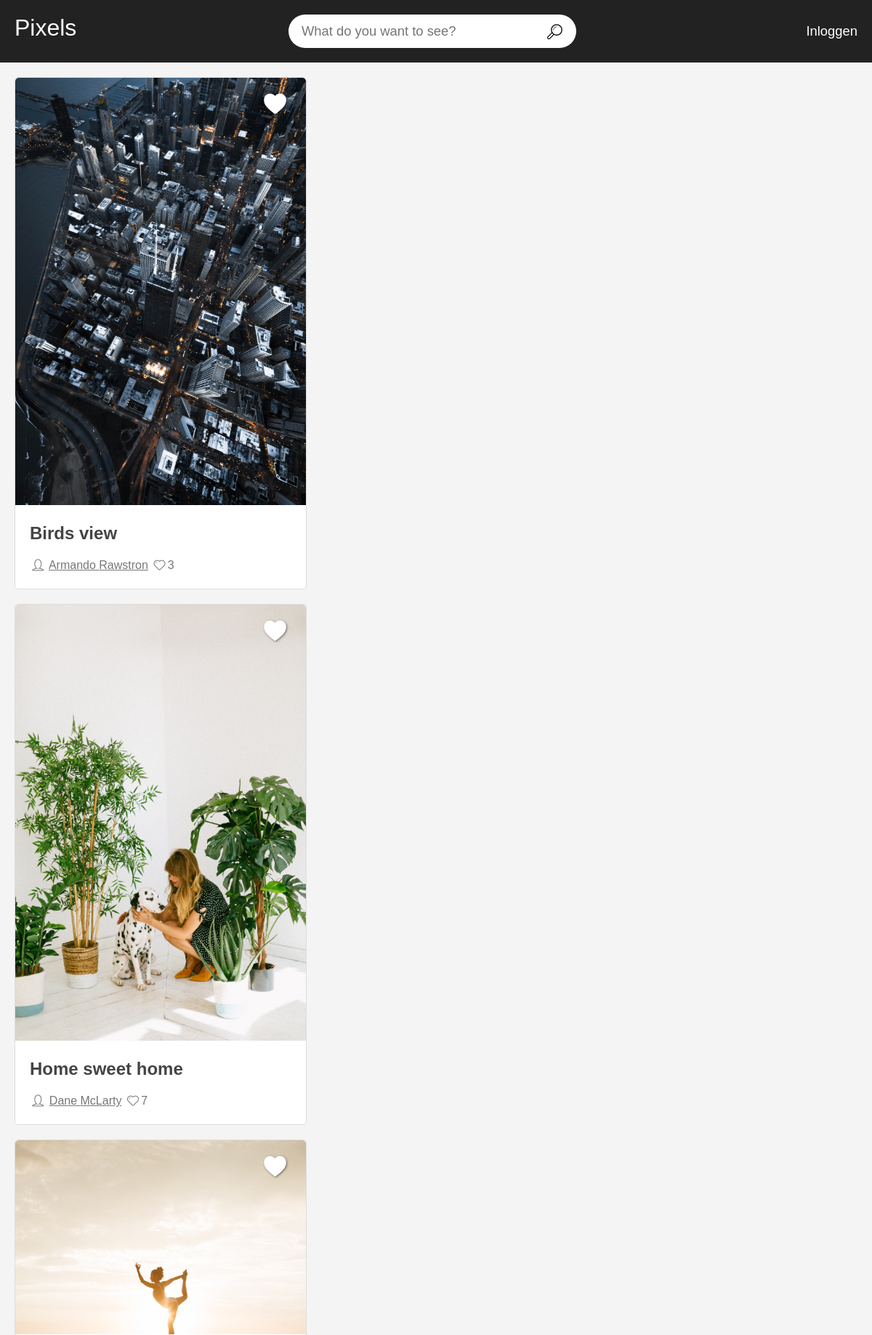
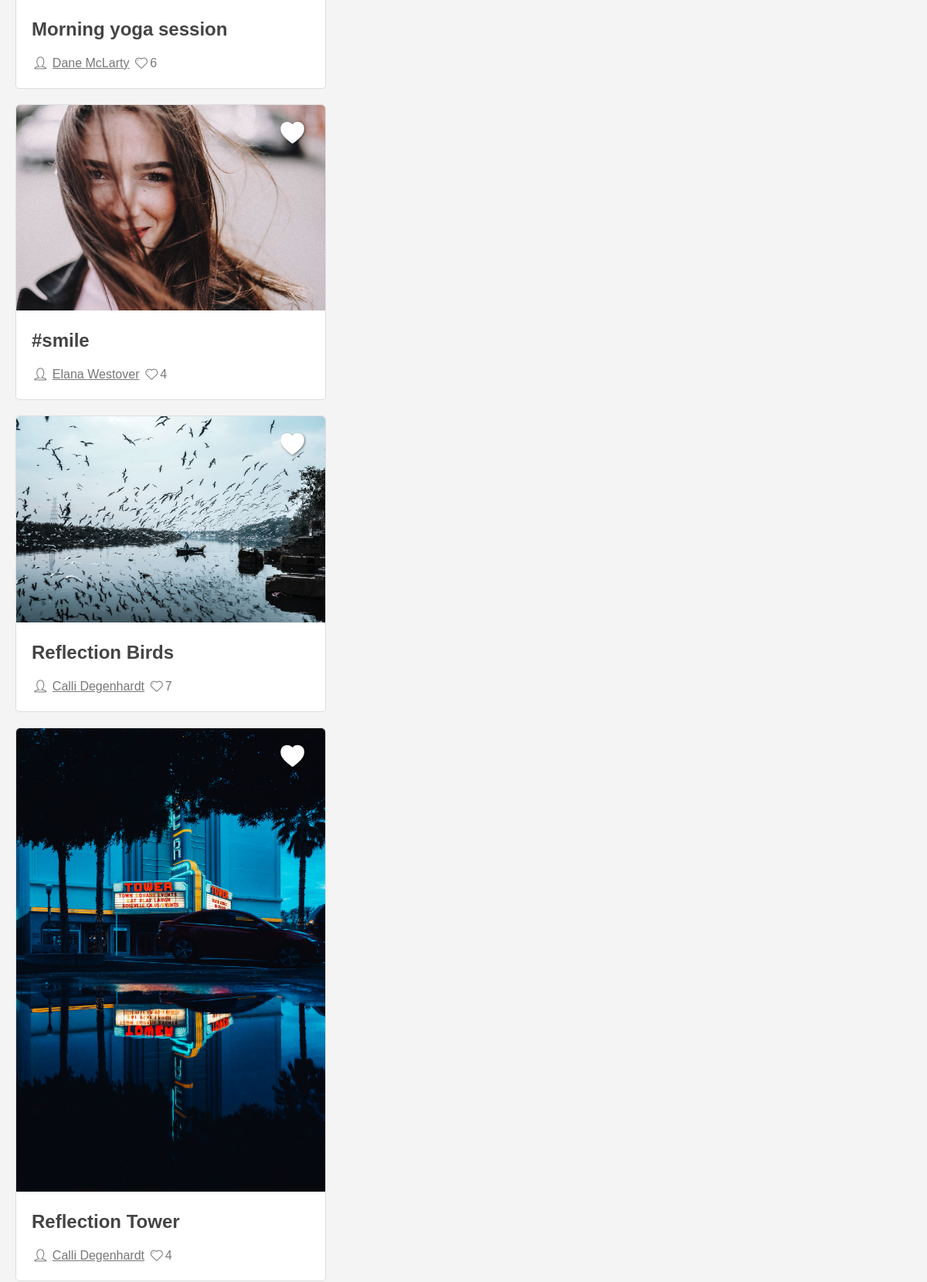
The page / (upper part) on the database its author committed (2 pictures, top to bottom).
### tables this page shows
CREATE TABLE `photo` (
  `photo_id` int(11) unsigned NOT NULL AUTO_INCREMENT,
  `user_id` int(11) DEFAULT NULL,
  `title` varchar(256) DEFAULT NULL,
  `src` varchar(256) DEFAULT NULL,
  `upload_date` datetime DEFAULT NULL,
  PRIMARY KEY (`photo_id`),
  KEY `title` (`title`)
);

CREATE TABLE `user` (
  `user_id` int(11) unsigned NOT NULL AUTO_INCREMENT,
  `firstname` varchar(128) DEFAULT NULL,
  `lastname` varchar(128) DEFAULT NULL,
  `email` varchar(128) DEFAULT NULL,
  `password` varchar(128) DEFAULT NULL,
  `creation_date` datetime DEFAULT NULL,
  PRIMARY KEY (`user_id`)
);

### models/Pixels.php (called while the page is built, shortened)
<?php
class Pixels {
    public static function getPosts($user_id){
        global $db;
        if(isset($user_id)){
            $sql = "SELECT photo.*, user.firstname, user.lastname, user.user_id FROM photo
            inner join user on user.user_id = photo.user_id
            where photo.user_id = :user_id";
        }
        else{
            $sql = "SELECT photo.*, user.firstname, user.lastname, user.user_id FROM photo
            inner join user on user.user_id = photo.user_id";
        }
        $sth = $db->prepare($sql);
        $sth->execute([
            ':user_id' => $user_id,
        ]);
        return $sth->FetchAll();
    }
    public static function getLikes($photo_id){
        global $db;
        $sql= "SELECT count(photo_id) as likes from favorite
        where photo_id = :photo_id";
        $sth = $db->prepare($sql);
        $sth->execute([
            ':photo_id' => $photo_id,
        ]);
        return $sth->FetchObject();
    }
}

### views/post.php (the view)
<div class="card">
<img src="images/<?php echo $post->src ?>" alt="birdseye view" class="card-image">
<div class="card-info">
    <h2 class="card-title"><?php echo $post->title ?></h2>
    <span><i class="demo-icon icon-user"></i> <a href="index.php?user_id=<?php echo $post->user_id ?>"><?php echo $post->firstname . ' '. $post->lastname ?></a></span>
    <span><i class="demo-icon icon-heart"></i><?php echo $likes->likes ?></span>
</div>
<a href="#" class="btn-like"><i class="demo-icon icon-heart-full"></i></a>
</div>

### index.php (shortened to what this page needs)
<?php
    $search_term = '';
?>
<!DOCTYPE html>
<html lang="en">
<head>
    <link rel="stylesheet" href="fontello/css/fontello.css">
    <link rel="stylesheet" href="css/style.css">
</head>
<body>
    <header>
        <?php
            include_once 'views/navigatie.php';
        ?>
    </header>
    <section class="cards">
    <?php
        if(isset($_GET['user_id'])){
            $posts = Pixels::getPosts($_GET['user_id']);
        }
        else {
            $posts = Pixels::getPosts(NULL);
        }
        foreach ($posts as $post) {
            $post = (object) $post;
            if(!$search_term || strpos(strtolower($post->title), strtolower($search_term)) !== false) {
                $likes = Pixels::getLikes($post->photo_id);
                include 'views/post.php';
            }
        }
        ?>
    </section>
</body>
</html>

### views/navigatie.php
<a href="index.php" class="brand">Pixels</a>
<form>
    <input type="text" name="q" placeholder="What do you want to see?" <?php if(isset($_GET['q'])) {
        echo "value='". $search_term . "'";
    }?>>
    <button type="submit" class="btn"><i class="demo-icon icon-search"></i></button>
</form>
<nav>
    <?php
        if(isset($_SESSION['loginmail'])){
            ?>
            <a href="add.php">Upload</a>
            <a href="index.php?user_id=<?php echo $_SESSION['loginid'] ?>">Mijn fotos</a>
            <a href="logout.php">Uitloggen</a>
            <?php
        }
        else {
            ?>
            <a href='login.php'>Inloggen</a>
            <?php
        }
    ?>
</nav>

### css/style.css (style rules this page uses)
body { font-family: 'Gill Sans', 'Gill Sans MT', Calibri, 'Trebuchet MS', sans-serif; color: #444; line-height: 1.5em; margin: 0; padding: 0; background-color: #f4f4f4; }
h1, h2, h3, h4 { margin-top: 0; }
header { padding: 20px; background-color: #222; display: -webkit-box; display: -ms-flexbox; display: flex; -webkit-box-pack: justify; -ms-flex-pack: justify; justify-content: space-between; -webkit-box-align: baseline; -ms-flex-align: baseline; align-items: baseline; margin-bottom: 15px; }
header .brand { font-size: 2rem; color: #fff; text-decoration: none; }
header form { position: relative; }
header form input { border: none; border-radius: 30px; padding: 12px 18px; font-size: 1.15rem; width: 30vw; max-width: 400px; }
header form .btn { position: absolute; right: 15px; top: 12px; font-size: 1.3rem; background: none; border: none; padding: 0; margin: 0; }
header nav a { color: #fff; display: inline-block; margin-left: 25px; font-size: 1.15rem; text-decoration: none; }
.cards { margin: 20px; }
.cards .card { margin-bottom: 20px; border: solid 1px #ddd; background-color: #fff; position: relative; border-radius: 5px; width: 400px; }
.cards .card img { max-width: 100%; height: auto; border-top-left-radius: 5px; border-top-right-radius: 5px; }
.cards .card .card-info { padding: 20px; }
.cards .card .card-info span, .cards .card .card-info a { color: #777; }
.cards .card .card-title { margin-top: 0; }
.cards .card .btn-like { position: absolute; top: 20px; right: 20px; color: #fff; text-shadow: 1px 1px 3px rgba(0, 0, 0, 0.5); font-size: 2rem; }

### rows shown on the page
photo: src (picture), title "Birds view", user.firstname "Armando", user.lastname "Rawstron", likes "3"
photo: src (picture), title "Home sweet home", user.firstname "Dane", user.lastname "McLarty", likes "7"
photo: src (picture), title "Morning yoga session", user.firstname "Dane", user.lastname "McLarty", likes "6"
photo: src (picture), title "#smile", user.firstname "Elana", user.lastname "Westover", likes "4"
photo: src (picture), title "Reflection Birds", user.firstname "Calli", user.lastname "Degenhardt", likes "7"
photo: src (picture), title "Reflection Tower", user.firstname "Calli", user.lastname "Degenhardt", likes "4"
